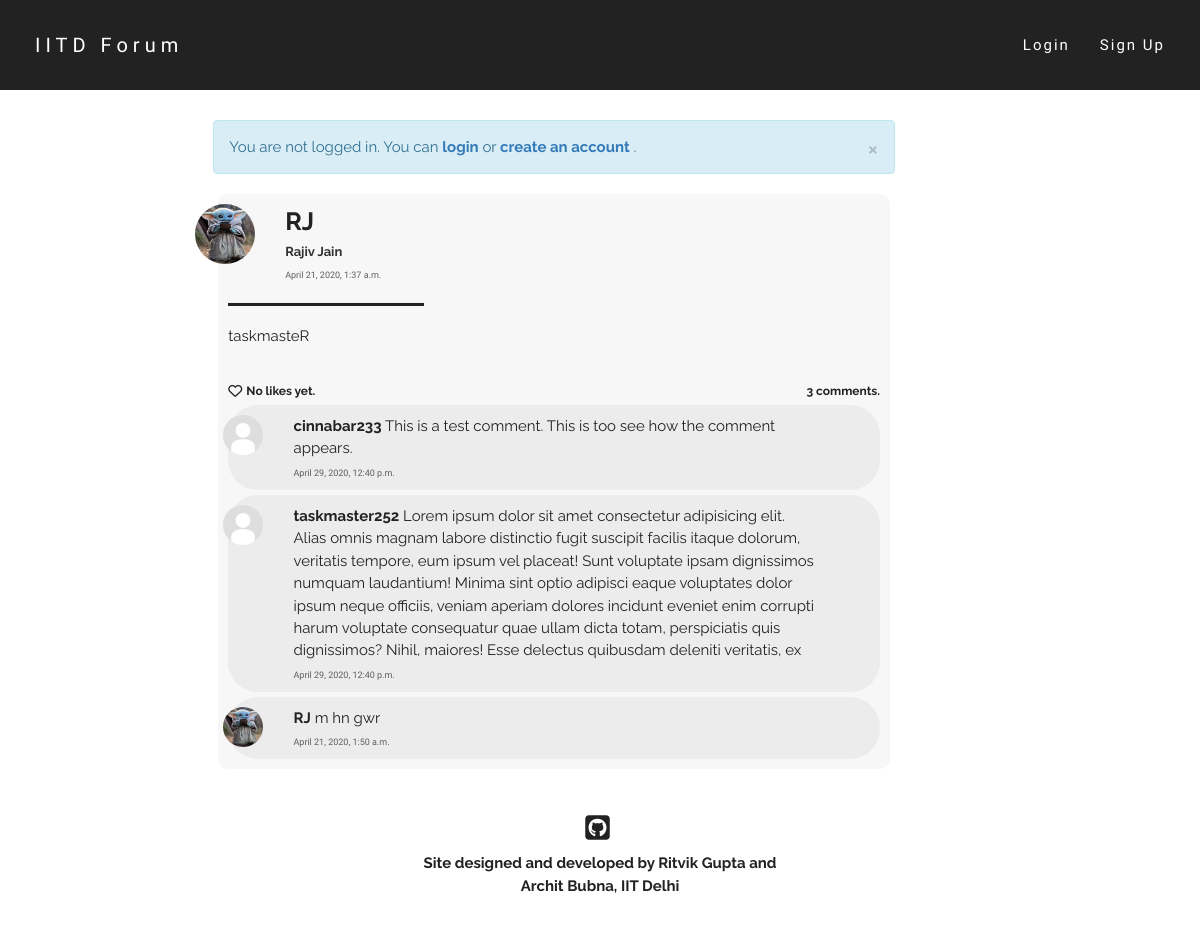
/post/1/, run on an earlier commit of the app's database.
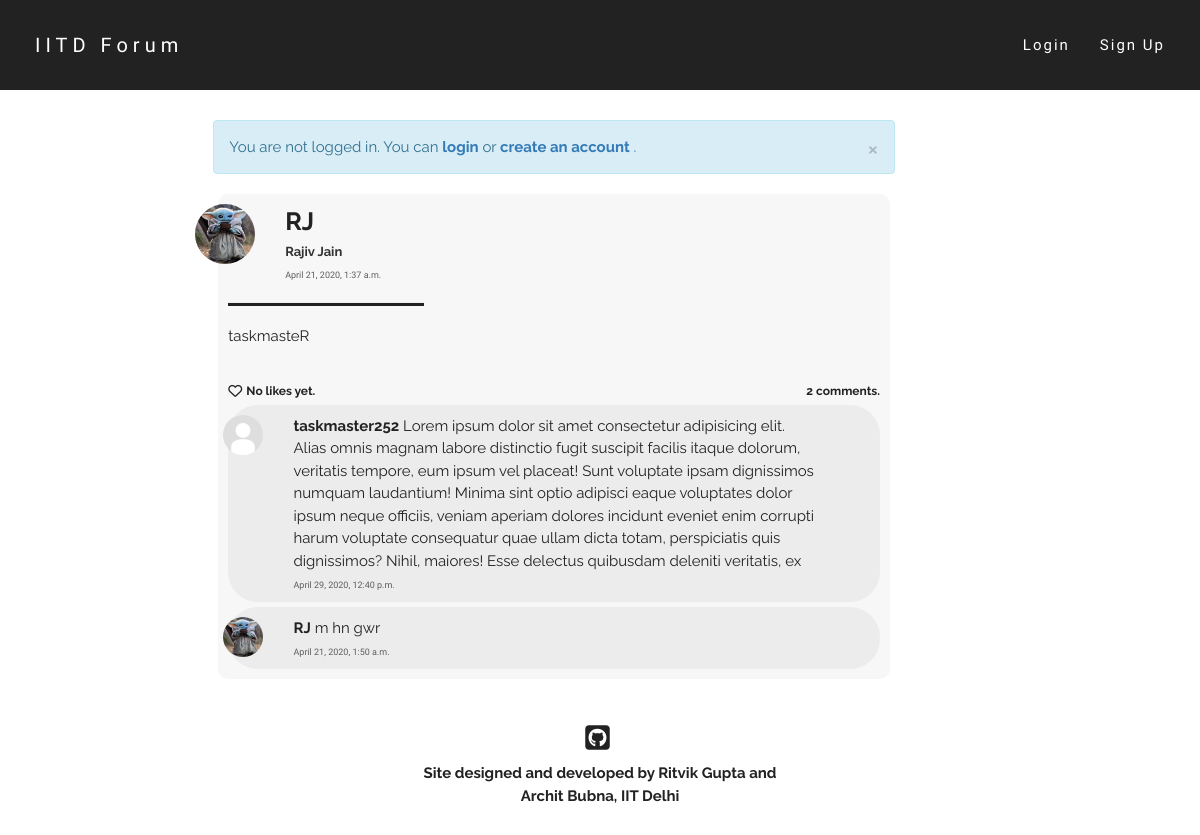
And on a later commit of the database.
### post/models.py (models this page shows, shortened)
class Post(models.Model):
    text = models.TextField(max_length = 5000)
    author = models.ForeignKey(User, on_delete = models.CASCADE)
    pub_date = models.DateTimeField(default = timezone.now())

class Comment(models.Model):
    parent_post = models.ForeignKey(Post, on_delete = models.CASCADE)
    text = models.CharField(max_length = 500)
    author = models.ForeignKey(User, on_delete = models.CASCADE)
    pub_date = models.DateTimeField(default = timezone.now())

### users/models.py (models this page shows, shortened)
class Profile(models.Model):
    parent_user = models.OneToOneField(User, on_delete=models.CASCADE)
    date_of_birth = models.DateField()
    first_name = models.CharField(max_length=50)
    last_name = models.CharField(max_length=50)
    gender = models.CharField(max_length=100, default="Male")
    dept = models.CharField(max_length=100, default="None")
    hostel = models.CharField(max_length=100, default="None")
    image = models.ImageField(default='default.jpg',upload_to='profile-pics')
    def full_name(self):
        return self.first_name + ' ' + self.last_name

### post/views.py (the view)
# urls.py: path('<int:post_id>/', views.post_view, name='post_view'),
def post_view(request, post_id):
    try:
        post = Post.objects.get(id=post_id)
    except Post.DoesNotExist:
        raise Http404("ERROR 404: Post does not exist")
    comments = post.comment_set.order_by('-pub_date')
    return render(request, 'post/post_view.html', {'post': post, 'comments': comments, 'title':'Post by '+post.author.username})

### post/templates/post/post_view.html (shortened to what the changed rows need)
{% extends "post/base.html" %}
{% block content %}
<div class="home-post-div">
    <div class="row">
        <div class="col-md-1">
            <img class="img-circle profile-pic" width=60 height=60 src="{{ post.author.profile.image.url }}" alt="default.jpg">
        </div>
        <div class="col-md-10">
            <a href="{% url 'users:profile_view' post.author.username %}" class="post-head">
                <font class="username-font">
                    <b>{{post.author.username}}</b>
                </font>
                <br>
                <font class="name-font">
                    {{post.author.profile.full_name}}
                </font>
            </a>
            <br>
            <font class="date-font">
                {{post.pub_date}}
             </font>
        </div>
    </div>
    <font class="post-content-font">
        <div class="content-div">
            {{post.text|linebreaks}}
        </div>
    </font>
    <br>
    <div class="like-wrapper">
        {% if request.user in post.postlike.likers.all %}
            <div class="like-button-wrapper">
                <i class="fa fa-heart liked like-button" aria-hidden="true" id="like{{ post.id }}" data-catid="{{ post.id }}"></i>
            </div>
            <div class="likes-count like-count-font" id="likes-count{{ post.id }}" data-catid="{{post.postlike.likers.count}}">
                    {% if post.postlike.likers.count == 1 %}
                        You liked this post.
                    {% elif post.postlike.likers.count == 2 %}
                        You and one other liked this post.
                    {% else %}
                        You and {{ post.postlike.likers.count|add:"-1" }} others liked this post.
                    {% endif %}
            </div>
        {% else %}
            <div class="like-button-wrapper">
                {% if request.user.is_authenticated %}
                    <i class="fa fa-heart-o likes like-button" aria-hidden="true" id="like{{ post.id }}" data-catid="{{ post.id }}"></i>
                {% else %}
                    <a href="{% url 'login' %}"><i class="fa fa-heart-o likes like-button" aria-hidden="true" id="like{{ post.id }}" data-catid="{{ post.id }}"></i></a>
                {% endif %}
            </div>
            <div class="likes-count like-count-font" id="likes-count{{ post.id }}" data-catid="{{post.postlike.likers.count}}">
                    {% if post.postlike.likers.count == 0 %}
                        No likes yet.
                    {% elif post.postlike.likers.count == 1 %}
                        One person liked this post.
                    {% else %}
                        {{ post.postlike.likers.count }} people liked this post.
                    {% endif %}
            </div>
        {% endif %}
        <div class="comments-count like-count-font">
            {% if post.comment_set.all|length == 0 %}
                No comments yet.
            {% elif post.comment_set.all|length == 1 %}
                1 comment.
            {% else %}
                {{post.comment_set.all|length}} comments.
            {% endif %}
        </div>
    </div>
    {% for comment in post.comment_set.all|dictsortreversed:"pub_date" %}
        <div id="comment-{{comment.id}}-div">
            <div class="comment-div">
                <div class="row">
                    <div class="col-md-1">
                        <img class="img-circle profile-pic" width=40 height=40 src="{{ comment.author.profile.image.url }}" alt="default.jpg">
                    </div>
                    <div class="col-md-10 content-div">
                        <a href="{% url 'users:profile_view' comment.author.username %}" class="post-head">
                        <font class="comment-username-font">
                                <b>{{comment.author.username}}</b>
                            </a>
                              {{comment.text}}
                        <br>
                        <font class="date-font">
                            {{comment.pub_date}}
                        </font>
                    </div>
                    <div class="col-md-1 comment-delete-div">
                    </div>
                </div>
            </div>
        </div>
        {% endfor %}
</div>
{% endblock %}

What changed in the data, as far as the page shows it:
removed Comment: author.profile.image (placeholder picture), author.username "cinnabar233", text "This is a test comment. This is too see how the comment appears.", pub_date "April 29, 2020, 12:40 p.m."
computed for Post "taskmasteR": comment_set.all|length "3" → "2"
